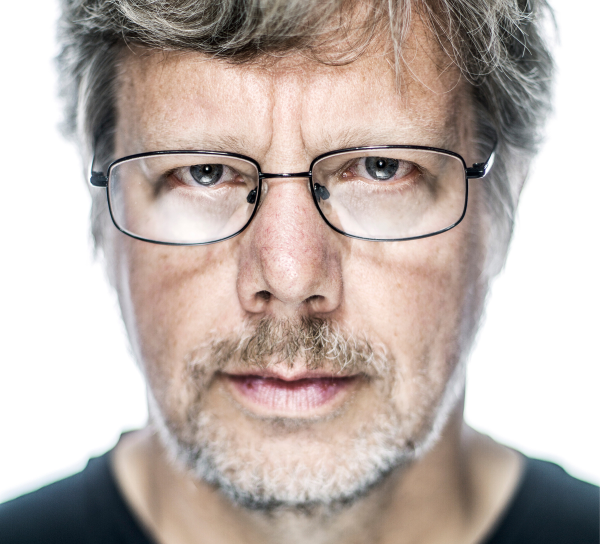
#> input picture inputs/guido.jpg, 1200 x 1088 px (shown at 1/2 size)
$ python circles.py inputs/guido.jpg 5 5 5   (older library calls are emulated)
#> lines starting #> are read from the running program, lines starting #| are printed output that depends on the picture
"""
Code for creating neato circle images

Made by Ian
"""

import sys
import logging
import math
import os
import random
import datetime
import PIL.Image
import PIL.ImageDraw
import PIL.ImageFilter

#Config in here, could be split out eventually
LINE_COLOUR = (0, 0, 51)
START_RADIUS = 60
#STEP_DISTANCE_RATIO = 0.4
STEP_DISTANCE_RATIO = 0.1
GROW_PER_LOOP = 35
IMAGE_SIZE = (3000, 3000)
STANDARD_WIDTH = 5
WIDTH_MULTIPLIER = 3
WIDTH_ADDER = 3
MAX_JITTER = 1

def centre_to_zeroes(cartesian_point, centre_point):
    """Converts centre-based coordinates to be in relation to the (0,0) point.

    PIL likes to do things based on (0,0), and in this project I'd like to keep
    the origin at the centre point.

    Parameters
    ----------
    cartesian_point : (numeric)
        x, y coordinates in terms of the centre
    centre_point : (numeric)
        x, y coordinates of the centre
    """
    x = cartesian_point[0] + centre_point[0]
    y = centre_point[1] - cartesian_point[1]
    return x, y


def jitter():
    """Adds some random jitters to a radius"""
    return random.choice(range(-MAX_JITTER, MAX_JITTER))


class Point(object):
    """Point object, with methods to change from polar to cartesian and back.

    When constructing, either provide radius & angle, or x & y (cartesian, with
    centre at the centre of the image)

    Parameters
    ----------
    radius : numeric
        The radius of the point in polar coordinates
    angle : numeric
        Angle of the point in polar coords, in radians (0 - 2π)
    x : numeric
        x coordinate in cartesian plane
    y : numeric
        y coordinate in cartesian plane
    """
    def __init__(self, radius=None, angle=None, x=None, y=None):
        self.radius = radius
        self.angle = angle
        if radius is not None and angle is not None:
            pass
        elif x is not None and y is not None:
            self.radius, self.angle = self.to_polar(x, y)
        else:
            raise ValueError('give me coords plz')

    def to_cartesian(self, to_int=False):
        """Convert polar coordinates to cartesian

        Parameters
        ----------
        to_int : bool
            Whether to round to closest integers

        Returns
        (numeric, numeric)
            The cartesian coordinates
        """
        x = self.radius * math.cos(self.angle)
        y = self.radius * math.sin(self.angle)
        if to_int:
            return (int(round(x, 0)), int(round(y, 0)))
        else:
            return (x, y)

    def to_polar(self, x=None, y=None):
        """Convert cartesian coordinates to polar, or just return the stored
        polar coordinates

        Parameters
        ----------
        x : numeric
            A numeric cartesian x-axis coordinate
        y : numeric
            Numeric cartesian y-axis coordinate

        Returns
        -------
        (numeric, numeric)
            The polar coordinates (angle in radians)
        """
        if self.radius is not None and self.angle is not None:
            return (self.radius, self.angle)
        radius = math.sqrt(x ** 2 + y ** 2)
        angle = math.atan2(y, x)
        return (radius, angle)


class Drawing(object):
    """The drawing is an instance of this class"""
    def __init__(self):
        self.image = None
        self.draw = None
        self.centre = None
        self.create_image()
        self.line_fill = LINE_COLOUR
        self.current_radius = START_RADIUS
        self.step_distance_ratio = STEP_DISTANCE_RATIO
        self.grow_per_loop = GROW_PER_LOOP
        self.prev_point = Point(START_RADIUS, 0)
        self.base_image = None
        self.point_array = []
        self.zero_radius = START_RADIUS

    def create_image(self):
        """Set up the blank slate - currently full of magic numbers."""
        self.image = PIL.Image.new('RGB', IMAGE_SIZE, 'white')
#> self.image: PIL image 3000x3000 RGB; every value is 255
        self.draw = PIL.ImageDraw.Draw(self.image)
        self.centre = (int(self.image.size[0] / 2), int(self.image.size[1] / 2))
#> self.centre = (1500, 1500)

    def get_width(self, point):
        """Gets the width to use at a certain point in the picture.  Also has
        some magic numbers.

        Parameters
        ----------
        point : Point
            The point object

        Returns
        -------
        int
            Integer width of a line to use
        """
        if self.base_image is None:
            return 5
        else:
            pil_point = centre_to_zeroes(
                point.to_cartesian(to_int=True), self.centre)
            base_pixel = self.base_image.getpixel(pil_point)
            reversed_pixel = abs(base_pixel - 255)
            return int(reversed_pixel / 32) * WIDTH_MULTIPLIER + WIDTH_ADDER


    def add_base_image(self, filename):
        """Add in a base image to be mapped to the circles

        Parameters
        ----------
        filename : str
            Filename of the image file to use
        """
#> called with filename = 'inputs/guido.jpg'
        img = PIL.Image.open(filename)
#> img is the input picture: PIL image 1200x1088 RGB; mean R, G, B 190.7, 178.1, 172.1
        scale_ratio = float(max(self.image.size)) / max(img.size)
#> scale_ratio = 2.5
        new_size = (
            int(scale_ratio * img.size[0]), int(scale_ratio * img.size[1]))
#> new_size = (3000, 2720)
        scaled_img = img.resize(new_size, PIL.Image.ANTIALIAS)

        paste_x1 = int(self.image.size[0] / 2 - new_size[0] / 2)
#> paste_x1 = 0
        paste_y1 = int(self.image.size[1] / 2 - new_size[1] / 2)
#> paste_y1 = 140
        paste_x2 = int(paste_x1 + new_size[0])
#> paste_x2 = 3000
        paste_y2 = int(paste_y1 + new_size[1])
#> paste_y2 = 2860

        blank_image = PIL.Image.new('RGB', (self.image.size), 'white')
        blank_image.paste(
            scaled_img, (paste_x1, paste_y1, paste_x2, paste_y2))
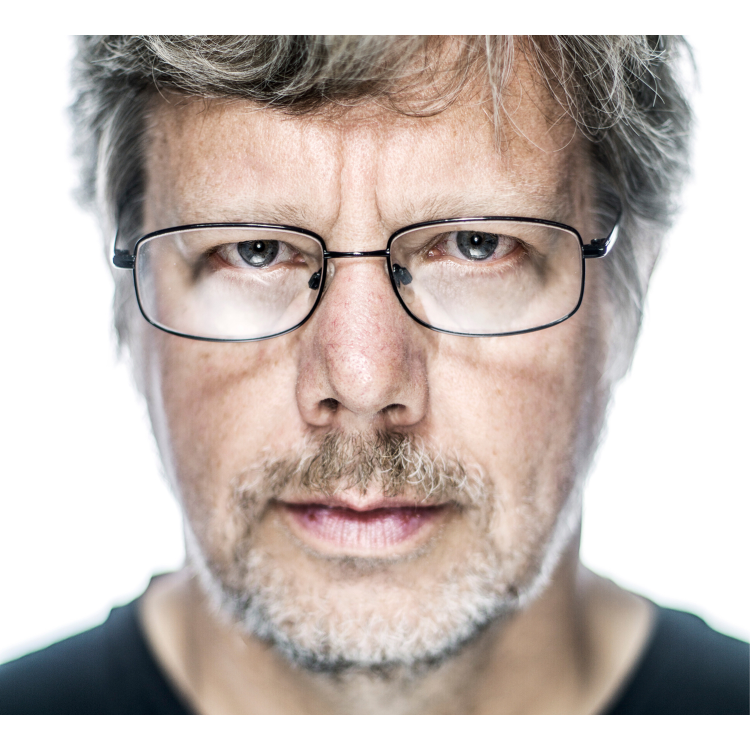
#> blank_image: PIL image 3000x3000 RGB (shown at 1/4 size); mean R, G, B 196.7, 185.3, 179.8

        self.base_image = blank_image.convert('L')
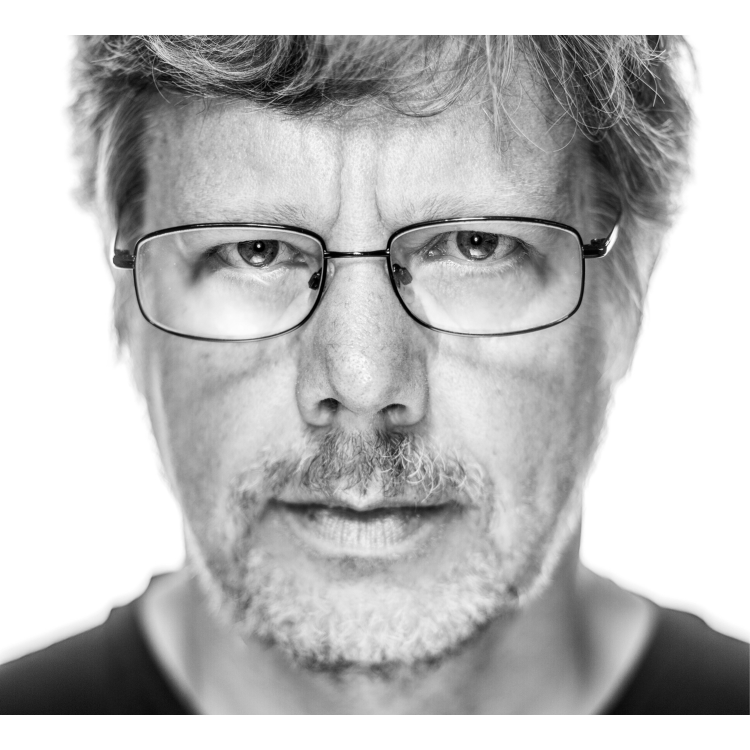
#> self.base_image: PIL image 3000x3000 L (shown at 1/4 size); min 0, max 255, mean 188.1

    def run_loops(self, loop_count):
        """Run a bunch of loops

        Parameters
        ----------
        loop_count : int
            The number of loops to loop around before stopping
        """
#> called with loop_count = 5
        previous_steps = 0
        for cnt in range(loop_count):
            print('Running loop ' + str(cnt))
            self.zero_radius = self.current_radius
            previous_steps = self.loop(previous_steps)
#> this loop made 5 passes

    def loop(self, previous_steps=0):
        """Run one loop of the image drawing process"""
        steps = int(
            self.current_radius * math.pi * 2 * self.step_distance_ratio)
        angle_step = 2 * math.pi / steps
        radius_step = self.grow_per_loop / steps
        for i in range(steps):
            #prev_radius = self.get_previous_radius(i * angle_step)
            if previous_steps > 0:
                to_subtract = i + int(previous_steps * (1 - (i / steps)))
                prev_radius = self.point_array[-to_subtract].radius
                #print(prev_radius)
                self.current_radius = prev_radius + self.grow_per_loop + jitter()
            else:
                self.current_radius += radius_step
            #if i == 0:
            #    self.current_radius = self.zero_radius + self.grow_per_loop
            this_point = Point(self.current_radius, i * angle_step)
            this_pil = centre_to_zeroes(
                this_point.to_cartesian(to_int=True), self.centre)
            prev_pil = centre_to_zeroes(
                self.prev_point.to_cartesian(to_int=True), self.centre)
            self.draw.line(
                [this_pil, prev_pil],
                fill=self.line_fill, width=self.get_width(this_point))
            self.prev_point = this_point
            self.point_array.append(this_point)
            #print(previous_steps, i, this_point.to_polar())
        return steps

    def get_previous_radius(self, angle):
        """Get the previous radius "close" to an angle"""
        prev_points = self.point_array.copy()
        prev_points_greater = [p for p in prev_points if p.angle > angle]
        if prev_points_greater:
            return prev_points_greater[-1].radius
        else:
            return None


    def save(self, filename=None, resize=None, blur=None):
        """Save to a png file

        Parameters
        ----------
        filename : str
            Optional filename - will default to a date and file pattern.
        resize : (numeric, numeric)
            Optional size to resize to
        """
#> called with resize = (5, 5), blur = 1
        if not filename:
            filename = datetime.datetime.now().strftime('%Y%m%d_%H%M%S')
            filename += '_output.png'
            filename = os.path.join('test_outputs', filename)

        if blur:
            self.image = self.image.filter(
                PIL.ImageFilter.GaussianBlur(radius=blur))
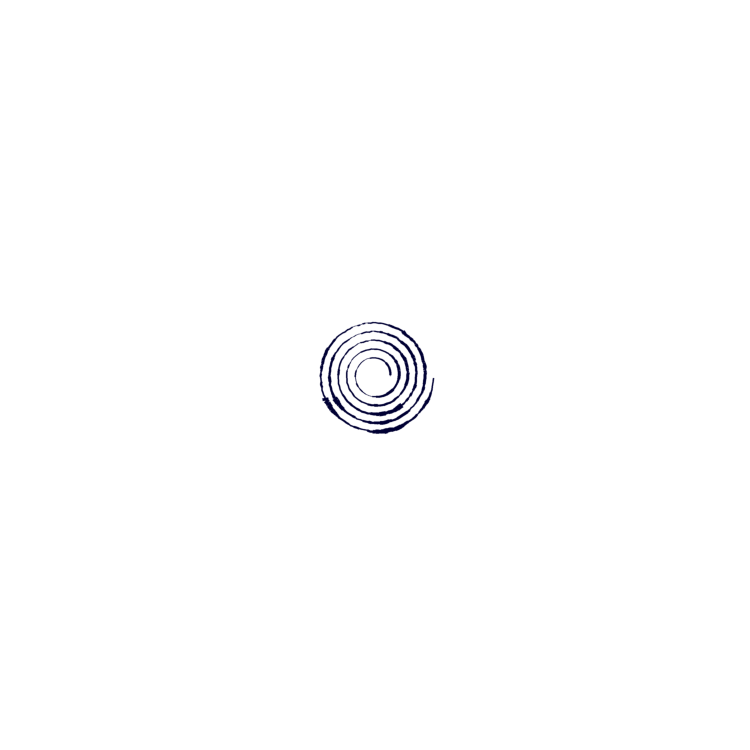
#> self.image: PIL image 3000x3000 RGB (shown at 1/4 size); mean R, G, B 253.9, 253.9, 254.1

        if resize:
            image_small = self.image.resize(resize, PIL.Image.ANTIALIAS)
            image_small.save(filename)
        else:
            self.image.save(filename)

def run(image, loops=None, output_size=None):
    """Run the generation process on an image

    Parameters
    ----------
    image : str
        Filename of the image file
    loops : int, optional
        How many loops in the output image
    output_size : tuple, optional
        Size to scale the output to
    """
    if loops is None:
        loops = 20
    if output_size is None:
        output_size = (1000, 1000)
    drawing = Drawing()
    drawing.add_base_image(image)
    drawing.run_loops(loops)
    drawing.save(resize=output_size, blur=1)

if __name__ == '__main__':
    image = sys.argv[1]
    loops = None
    output_size = None
    try:
        loops = int(sys.argv[2])
        output_size = (int(sys.argv[3]), int(sys.argv[4]))
    except IndexError:
        pass
    run(image, loops, output_size)
